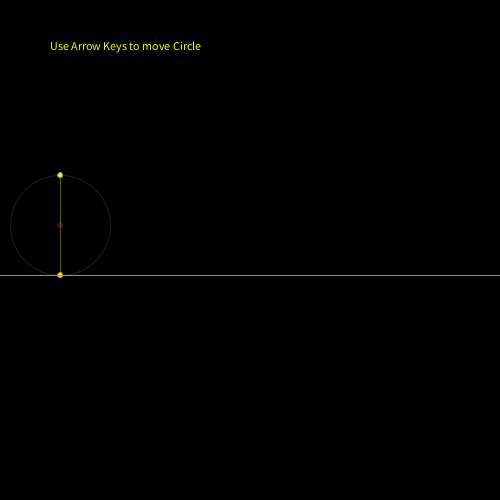
Frame 1 (no input)
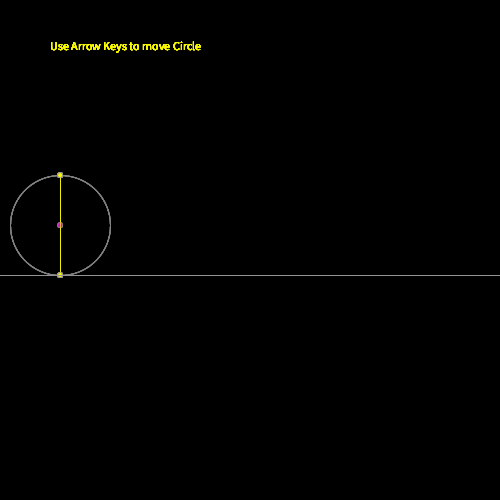
Frame 60 (the mouse pressed at the canvas centre just before this capture)
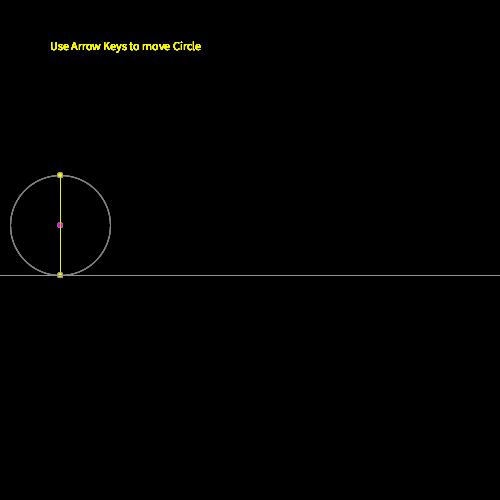
Frame 120 (the mouse held since frame 60 and released just before this capture)

The Processing sketch that drew these frames (run headless with seeded random() and noise(); from frame 60 on, the mouse is pressed at the canvas centre):

// Processing sketch: processing_86217
// ── processing_86217.pde

/*This program shows a way to draw a basic cycloid.*/

void setup() {
  background(0);
  size(500, 500);
}

//These variables to determine the output screen size
int winWidth = 1200;
int winHeight = 300;

//These are the new origin Point of the screen Coordinates.
float originX = (0.05)* winWidth;
float originY = (0.75)* winHeight;

//radianAmount variable to hold the rotation amount in radians.
float radianAmount = 0;

float circleRadius = 50;

void draw() {
  doTransformations();
  drawCircle();

  undoTransformations();
  printInstructions();
  drawEarthLine();

  fadeEffect();
}

void drawCircle() {
  //Draw the ellipse at the origin of screen.
  noFill();
  stroke(150, 50);
  ellipse(0, 0, 2*circleRadius, 2*circleRadius);
  
  //This is to indicate the center of Ellipse
  fill(255, 0, 255, 50);
  ellipse(0,0,5,5);
  
  //These are to indicate the centeral top and bottom points of Ellipse
  fill(255, 255, 0);
  stroke(150);
  ellipse(0, 0+circleRadius, 5, 5);
  ellipse(0, 0-circleRadius, 5, 5);
 
  stroke(255,255,0, 90); 
  line(0,0+circleRadius, 0, 0-circleRadius);
}

void printInstructions() {
  text("Use Arrow Keys to move Circle", 50, 50);
}

void drawEarthLine() {
  stroke(150);
  line(0, originY+circleRadius, width, originY+circleRadius);
}

void fadeEffect() {
  fill(0,5);
  noStroke();
  rect(0, 0, winWidth, winHeight);
}

void doTransformations() {
  translate(originX, originY); 
  rotate(radianAmount);
}

void undoTransformations() {
  rotate(-radianAmount);
  translate(-originX, -originY);
}

void keyPressed() {

  //Road lenght amount taken at each step to the circumference of circle Ratio
  float ratio = 0.015;
  float circumference = 2 * PI * circleRadius;

  if (keyCode == RIGHT) {
    originX += ratio * circumference;
    radianAmount += ratio * (2 * PI) ;
  }

  if (keyCode == LEFT) {
    originX -= ratio * circumference;
    radianAmount -= ratio * (2 * PI) ;
  }
}
